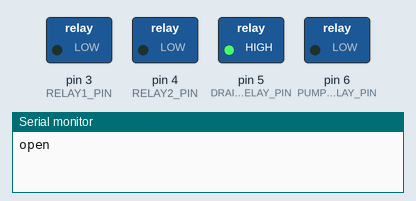
Simulated run of this sketch. Board: Arduino Uno, built with avr-gcc and run on an emulated ATmega328P. Shown: switched loads named in the sketch (green lamp = pin HIGH), the last lines printed to the serial monitor.

Above: at 1.0 s.
At 3.0 s:
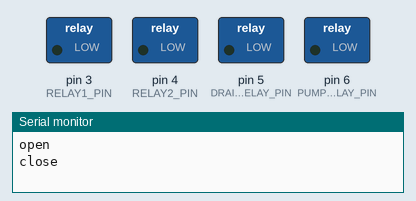
Timing chart, 0 to 5.2 s (numbered marks = the images above):
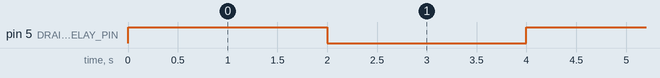

The sketch:

arduino_nave.ino
```cpp
const int RELAY1_PIN = 3;
const int RELAY2_PIN = 4;
const int DRAINAGE_RELAY_PIN = 5;
const int PUMP_RELAY_PIN = 6;
const int TURBIDITY_PIN = A1;


void setup()
{
    relay_init();
    serial_init();
    turbidity_init();
    pump_init();
    drainage_init();
}

void loop()
{
    /*int value = turbidity_read();
    Serial.println(value);*/

    drainage_open();
    Serial.println("open");
    delay(2000);
    drainage_close();
    Serial.println("close");
    delay(2000);
}


void serial_init()
{
  Serial.begin(9600);
}


void relay_init()
{
    pinMode(RELAY1_PIN, OUTPUT);
    pinMode(RELAY2_PIN, OUTPUT);
}
void relay_open(int relayPin)
{
    digitalWrite(relayPin, HIGH);
}
void relay_close(int relayPin)
{
    digitalWrite(relayPin, LOW);
}

//////////////////////////
//      DRAINAGE        //
//////////////////////////

void drainage_init()
{
    pinMode(DRAINAGE_RELAY_PIN, OUTPUT);
}
void drainage_open()
{
    relay_open(DRAINAGE_RELAY_PIN);
}
void drainage_close()
{
    relay_close(DRAINAGE_RELAY_PIN);
}

//////////////////////////
//      TURBIDITY       //
//////////////////////////
void turbidity_init()
{
    pinMode(TURBIDITY_PIN, INPUT);
}
int turbidity_read()
{
  int val = analogRead(TURBIDITY_PIN);
  return val * (5.0 / 1024.0);
}


//////////////////////////
//       PUMP           //
//////////////////////////

void pump_init()
{
    pinMode(PUMP_RELAY_PIN, OUTPUT);
}
void pump_open()
{
    relay_open(PUMP_RELAY_PIN);
}
void pump_close()
{
    relay_close(PUMP_RELAY_PIN);
}
```

Measured:
- by itself, pin 5 (DRAINAGE_RELAY_PIN): alternates HIGH for 2.0 s and LOW for 2.0 s
